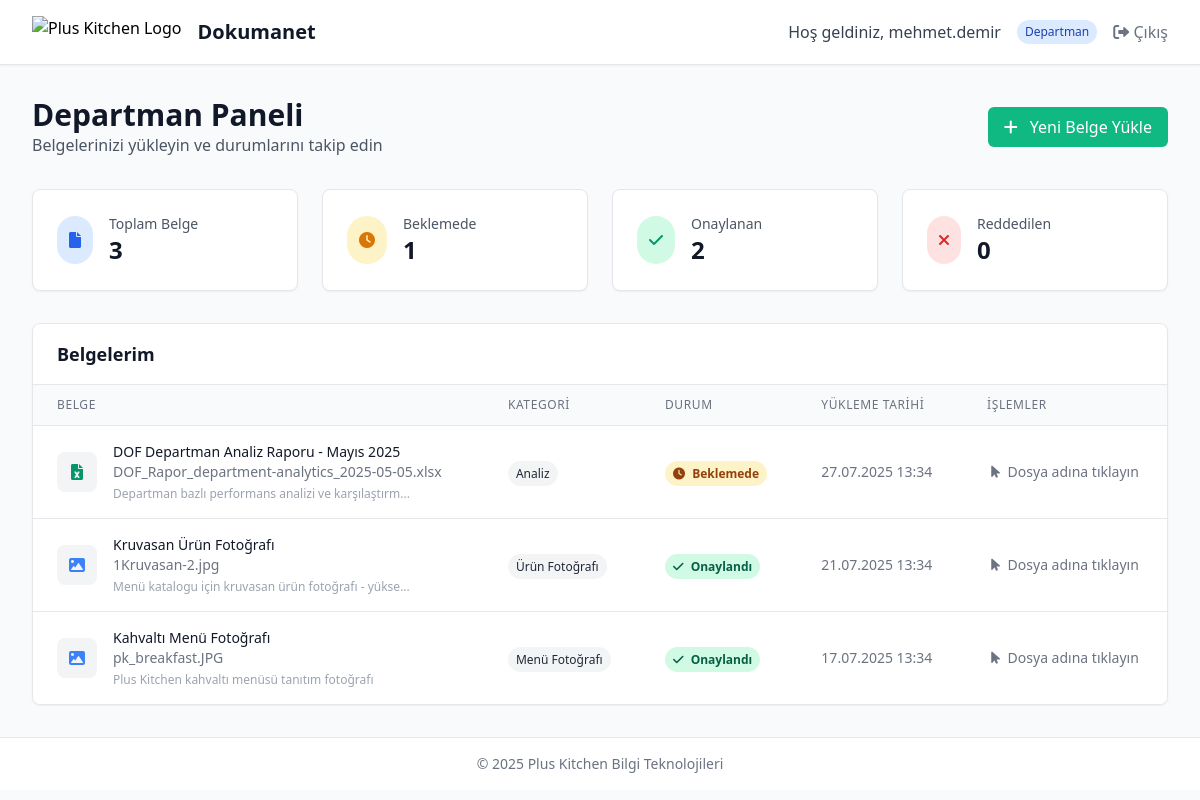
The page /department/dashboard (signed in) on the database its author committed.
### app.py (models this page shows, shortened)
class User(UserMixin, db.Model):
    id = db.Column(db.Integer, primary_key=True)
    username = db.Column(db.String(80), unique=True, nullable=False)
    email = db.Column(db.String(120), unique=True, nullable=False)
    password_hash = db.Column(db.String(128))
    role = db.Column(db.String(20), default='department')  # 'admin' or 'department'
    department_id = db.Column(db.Integer, db.ForeignKey('department.id'))
    created_at = db.Column(db.DateTime, default=datetime.utcnow)

class File(db.Model):
    id = db.Column(db.Integer, primary_key=True)
    title = db.Column(db.String(200), nullable=False)
    description = db.Column(db.Text)
    filename = db.Column(db.String(255), nullable=False)
    original_filename = db.Column(db.String(255), nullable=False)
    file_type = db.Column(db.String(50))
    file_size = db.Column(db.Integer)
    status = db.Column(db.String(20), default='pending')  # 'pending', 'approved', 'rejected'
    category = db.Column(db.String(50))
    uploaded_by = db.Column(db.Integer, db.ForeignKey('user.id'), nullable=False)
    department_id = db.Column(db.Integer, db.ForeignKey('department.id'), nullable=False)
    uploaded_at = db.Column(db.DateTime, default=datetime.utcnow)
    reviewed_at = db.Column(db.DateTime)
    reviewed_by = db.Column(db.Integer, db.ForeignKey('user.id'))
    parent_file_id = db.Column(db.Integer, db.ForeignKey('file.id'), nullable=True)
    version_number = db.Column(db.Integer, default=1)
    is_current_version = db.Column(db.Boolean, default=True)
    revision_notes = db.Column(db.Text)
    uploader = db.relationship('User', foreign_keys=[uploaded_by], backref='uploaded_files')
    reviewer = db.relationship('User', foreign_keys=[reviewed_by], backref='reviewed_files')
    comments = db.relationship('Comment', backref='file', lazy=True, cascade='all, delete-orphan')
    parent_file = db.relationship('File', remote_side=[id], backref='revisions')

### app.py (the view)
@app.route('/department/dashboard')
@login_required
def department_dashboard():
    if current_user.role != 'department':
        flash('Bu sayfaya erişim yetkiniz yok!', 'error')
        return redirect(url_for('index'))
    files = File.query.filter_by(uploaded_by=current_user.id).order_by(File.uploaded_at.desc()).all()
    return render_template('department_dashboard.html', files=files)

### app.py (called while the page is built)
@login_manager.user_loader
def load_user(user_id):
    return User.query.get(int(user_id))

### templates/department_dashboard.html (shortened to what this page needs)
{% extends "base.html" %}
{% block content %}
<div class="max-w-7xl mx-auto px-4 sm:px-6 lg:px-8 py-8">
    <div class="flex justify-between items-center mb-8">
        <div>
            <h1 class="text-3xl font-bold text-gray-900">Departman Paneli</h1>
            <p class="text-gray-600">Belgelerinizi yükleyin ve durumlarını takip edin</p>
        </div>
        <a href="{{ url_for('upload_file') }}"
           class="px-4 py-2 bg-pk-green text-white rounded-md hover:bg-green-700 transition-colors">
            <i class="fas fa-plus mr-2"></i> Yeni Belge Yükle
        </a>
    </div>
    <div class="grid grid-cols-1 md:grid-cols-4 gap-6 mb-8">
        <div class="bg-white rounded-lg shadow-sm border p-6">
            <div class="flex items-center">
                <div class="p-3 rounded-full bg-blue-100">
                    <i class="fas fa-file text-blue-600"></i>
                </div>
                <div class="ml-4">
                    <p class="text-sm font-medium text-gray-600">Toplam Belge</p>
                    <p class="text-2xl font-bold text-gray-900">{{ files|length }}</p>
                </div>
            </div>
        </div>
        <div class="bg-white rounded-lg shadow-sm border p-6">
            <div class="flex items-center">
                <div class="p-3 rounded-full bg-yellow-100">
                    <i class="fas fa-clock text-yellow-600"></i>
                </div>
                <div class="ml-4">
                    <p class="text-sm font-medium text-gray-600">Beklemede</p>
                    <p class="text-2xl font-bold text-gray-900">{{ files|selectattr('status', 'equalto', 'pending')|list|length }}</p>
                </div>
            </div>
        </div>
        <div class="bg-white rounded-lg shadow-sm border p-6">
            <div class="flex items-center">
                <div class="p-3 rounded-full bg-green-100">
                    <i class="fas fa-check text-green-600"></i>
                </div>
                <div class="ml-4">
                    <p class="text-sm font-medium text-gray-600">Onaylanan</p>
                    <p class="text-2xl font-bold text-gray-900">{{ files|selectattr('status', 'equalto', 'approved')|list|length }}</p>
                </div>
            </div>
        </div>
        <div class="bg-white rounded-lg shadow-sm border p-6">
            <div class="flex items-center">
                <div class="p-3 rounded-full bg-red-100">
                    <i class="fas fa-times text-red-600"></i>
                </div>
                <div class="ml-4">
                    <p class="text-sm font-medium text-gray-600">Reddedilen</p>
                    <p class="text-2xl font-bold text-gray-900">{{ files|selectattr('status', 'equalto', 'rejected')|list|length }}</p>
                </div>
            </div>
        </div>
    </div>
    <div class="bg-white rounded-lg shadow-sm border overflow-hidden">
        <div class="px-6 py-4 border-b">
            <h2 class="text-lg font-semibold text-gray-900">Belgelerim</h2>
        </div>
        {% if files %}
        <div class="hidden sm:block overflow-x-auto">
            <table class="min-w-full divide-y divide-gray-200">
                <thead class="bg-gray-50">
                    <tr>
                        <th class="px-6 py-3 text-left text-xs font-medium text-gray-500 uppercase tracking-wider">Belge</th>
                        <th class="px-6 py-3 text-left text-xs font-medium text-gray-500 uppercase tracking-wider">Kategori</th>
                        <th class="px-6 py-3 text-left text-xs font-medium text-gray-500 uppercase tracking-wider">Durum</th>
                        <th class="px-6 py-3 text-left text-xs font-medium text-gray-500 uppercase tracking-wider">Yükleme Tarihi</th>
                        <th class="px-6 py-3 text-left text-xs font-medium text-gray-500 uppercase tracking-wider">İşlemler</th>
                    </tr>
                </thead>
                <tbody class="bg-white divide-y divide-gray-200">
                    {% for file in files %}
                    <tr class="hover:bg-gray-50">
                        <td class="px-6 py-4 whitespace-nowrap">
                            <div class="flex items-center">
                                <div class="flex-shrink-0 h-10 w-10">
                                    <div class="h-10 w-10 rounded-lg bg-gray-100 flex items-center justify-center">
                                        {% if file.file_type in ['jpg', 'jpeg', 'png'] %}
                                            <i class="fas fa-image text-blue-500"></i>
                                        {% elif file.file_type == 'pdf' %}
                                            <i class="fas fa-file-pdf text-red-500"></i>
                                        {% elif file.file_type == 'mp4' %}
                                            <i class="fas fa-video text-purple-500"></i>
                                        {% elif file.file_type in ['docx', 'doc'] %}
                                            <i class="fas fa-file-word text-blue-600"></i>
                                        {% elif file.file_type in ['xlsx', 'xls'] %}
                                            <i class="fas fa-file-excel text-green-600"></i>
                                        {% else %}
                                            <i class="fas fa-file text-gray-500"></i>
                                        {% endif %}
                                    </div>
                                </div>
                                <div class="ml-4">
                                    <div class="text-sm font-medium">
                                        <a href="{{ url_for('view_file', file_id=file.id) }}"
                                           class="text-gray-900 hover:text-blue-600 transition-colors">
                                            {{ file.title }}
                                        </a>
                                    </div>
                                    <div class="text-sm text-gray-500">{{ file.original_filename }}</div>
                                    {% if file.description %}
                                    <div class="text-xs text-gray-400 mt-1">{{ file.description[:50] }}{% if file.description|length > 50 %}...{% endif %}</div>
                                    {% endif %}
                                </div>
                            </div>
                        </td>
                        <td class="px-6 py-4 whitespace-nowrap">
                            {% if file.category %}
                                <span class="px-2 py-1 text-xs font-medium rounded-full bg-gray-100 text-gray-800">
                                    {{ file.category }}
                                </span>
                            {% else %}
                                <span class="text-gray-400 text-sm">Kategori yok</span>
                            {% endif %}
                        </td>
                        <td class="px-6 py-4 whitespace-nowrap">
                            {% if file.status == 'pending' %}
                                <span class="px-2 py-1 text-xs font-semibold rounded-full bg-yellow-100 text-yellow-800">
                                    <i class="fas fa-clock mr-1"></i> Beklemede
                                </span>
                            {% elif file.status == 'approved' %}
                                <span class="px-2 py-1 text-xs font-semibold rounded-full bg-green-100 text-green-800">
                                    <i class="fas fa-check mr-1"></i> Onaylandı
                                </span>
                            {% elif file.status == 'rejected' %}
                                <span class="px-2 py-1 text-xs font-semibold rounded-full bg-red-100 text-red-800">
                                    <i class="fas fa-times mr-1"></i> Reddedildi
                                </span>
                            {% endif %}
                        </td>
                        <td class="px-6 py-4 whitespace-nowrap text-sm text-gray-500">
                            {{ file.uploaded_at.strftime('%d.%m.%Y %H:%M') }}
                        </td>
                        <td class="px-6 py-4 whitespace-nowrap text-sm font-medium">
                            <div class="text-center text-gray-500 text-sm">
                                <i class="fas fa-mouse-pointer mr-1"></i>
                                Dosya adına tıklayın
                            </div>
                        </td>
                    </tr>
                    {% endfor %}
                </tbody>
            </table>
        </div>
        {% endif %}
    </div>
</div>
{% endblock %}

### templates/base.html (shortened to what this page needs)
<!DOCTYPE html>
<html lang="tr">
<head>
    <link href="https://cdn.jsdelivr.net/npm/tailwindcss@2.2.19/dist/tailwind.min.css" rel="stylesheet">
    <link href="https://cdnjs.cloudflare.com/ajax/libs/font-awesome/6.0.0/css/all.min.css" rel="stylesheet">
</head>
<body class="bg-gray-50 min-h-screen">
    {% if current_user.is_authenticated %}
    <nav class="bg-white shadow-sm border-b">
        <div class="max-w-7xl mx-auto px-4 sm:px-6 lg:px-8">
            <div class="hidden sm:flex justify-between h-16">
                <div class="flex items-center">
                    <a href="{{ url_for('index') }}" class="flex items-center hover:opacity-80 transition-opacity">
                        <img src="https://pluskitchen.com.tr/images/logo.png" alt="Plus Kitchen Logo" class="h-8 w-auto mr-4">
                        <h1 class="text-xl font-bold text-gray-900">Dokumanet</h1>
                    </a>
                </div>
                <div class="flex items-center space-x-4">
                    <span class="text-gray-700">Hoş geldiniz, {{ current_user.username }}</span>
                    <span class="px-2 py-1 text-xs rounded-full {% if current_user.role == 'admin' %}bg-red-100 text-red-800{% else %}bg-blue-100 text-blue-800{% endif %}">
                        {% if current_user.role == 'admin' %}Yönetici{% else %}Departman{% endif %}
                    </span>
                    <a href="{{ url_for('logout') }}" class="text-gray-500 hover:text-gray-700">
                        <i class="fas fa-sign-out-alt"></i> Çıkış
                    </a>
                </div>
            </div>
        </div>
    </nav>
    {% endif %}
    <main>
        {% block content %}{% endblock %}
    </main>
    <footer class="bg-white border-t mt-auto">
        <div class="max-w-7xl mx-auto py-4 px-4 sm:px-6 lg:px-8">
            <p class="text-center text-gray-500 text-sm">
                © 2025 Plus Kitchen Bilgi Teknolojileri
            </p>
        </div>
    </footer>
</body>
</html>

### templates/base.html (style rules this page uses)
.bg-pk-green { background-color: #10B981; }

### rows shown on the page
User: username "mehmet.demir"
File: file_type "xlsx" (drawn), title "DOF Departman Analiz Raporu - Mayıs 2025", original_filename "DOF_Rapor_department-analytics_2025-05-05.xlsx", description "Departman bazlı performans analizi ve karşılaştırm", category "Analiz", status "pending" (drawn), uploaded_at "27.07.2025 13:34"
File: file_type "jpg" (drawn), title "Kruvasan Ürün Fotoğrafı", original_filename "1Kruvasan-2.jpg", description "Menü katalogu için kruvasan ürün fotoğrafı - yükse", category "Ürün Fotoğrafı", status "approved" (drawn), uploaded_at "21.07.2025 13:34"
File: file_type "jpg" (drawn), title "Kahvaltı Menü Fotoğrafı", original_filename "pk_breakfast.JPG", description "Plus Kitchen kahvaltı menüsü tanıtım fotoğrafı", category "Menü Fotoğrafı", status "approved" (drawn), uploaded_at "17.07.2025 13:34"

### other values the page prints
{{ files|length }} "3"
{{ files|selectattr('status', 'equalto', 'pending')|list|length }} "1"
{{ files|selectattr('status', 'equalto', 'approved')|list|length }} "2"
{{ files|selectattr('status', 'equalto', 'rejected')|list|length }} "0"
